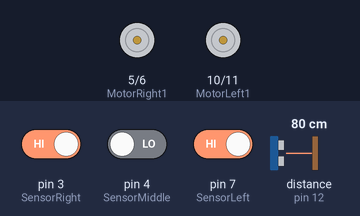
The sketch below on a simulated Arduino Uno, built with avr-gcc and run on an emulated ATmega328P. Parts: motor-driver pin pairs drawn as motors (green arrow = first pin HIGH = forward, orange = second pin HIGH = backward, longer = more drive). Wiring (inferred from the names in the program): ultrasonic range finder: trigger pin 13; echo pin 12. The test bench sets the inputs (shaded band); at power-on: pin 4 (SensorMiddle) LOW, pin 7 (SensorLeft) HIGH, pin 3 (SensorRight) HIGH, distance to the obstacle (sensor on pin 12) 80 cm. The echo pulse lasts 58.3 µs per cm.

Above: at 1.8 s.
1.9 s: pin 4 (SensorMiddle) driven HIGH
At 3.1 s:
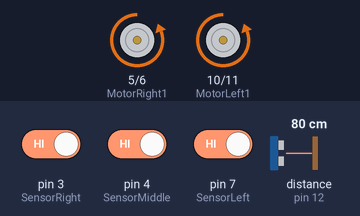
3.4 s: pin 7 (SensorLeft) driven LOW
At 4.3 s:
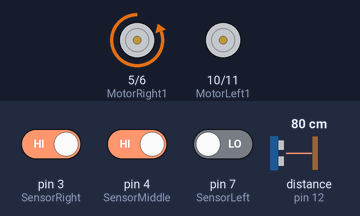
4.9 s: pin 7 (SensorLeft) driven HIGH
At 5.3 s:
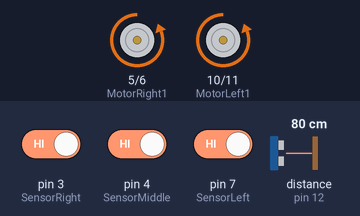
6.4 s: pin 3 (SensorRight) driven LOW
At 7.7 s:
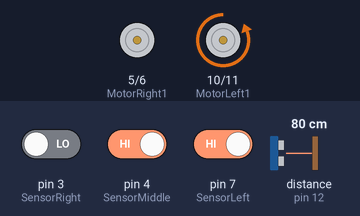
Timing chart, 0 to 8.9 s (numbered marks = the images above; inputs shaded):
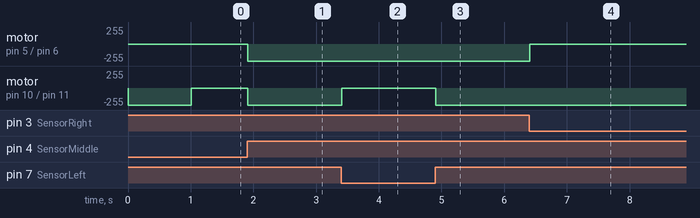

Measured:
- after the input at 1.9 s, motor on pin 5 (MotorRight1) / pin 6 (MotorRight2), motor on pin 10 (MotorLeft1) / pin 11 (MotorLeft2): stopped → backward 255/255 at once
- after the input at 3.4 s, motor on pin 10 (MotorLeft1) / pin 11 (MotorLeft2): backward 255/255 → stopped at once
- after the input at 4.9 s, motor on pin 10 (MotorLeft1) / pin 11 (MotorLeft2): stopped → backward 255/255 at once
- after the input at 6.4 s, motor on pin 5 (MotorRight1) / pin 6 (MotorRight2): backward 255/255 → stopped at once

The sketch:

linetracking_UltraSensor.ino
```cpp
int MotorRight1=5;
int MotorRight2=6;
int MotorLeft1=10;
int MotorLeft2=11;
#define echoPin 12 // Echo Pin
#define trigPin 13 // Trigger Pin
long duration, distance; // Duration used to calculate distance
const int SensorLeft = 7;  // pin for sensor on the left
const int SensorMiddle= 4 ;// pin for sensor in the middle
const int SensorRight = 3;// pin for sensor on the right
int SL; // left sensor status
int SM; // middle sensor status
int SR; // right sensor status

int server = 1;

void setup()
{
  Serial.begin(9600);
  pinMode(MotorRight1, OUTPUT); // pin  5 (PWM)
  pinMode(MotorRight2, OUTPUT); // pin  6 (PWM)
  pinMode(MotorLeft1, OUTPUT); // pin  10 (PWM)
  pinMode(MotorLeft2, OUTPUT); // pin  11 (PWM)
  pinMode(SensorLeft, INPUT); // define left sensor
  pinMode(SensorMiddle, INPUT);// define middle sensor
  pinMode(SensorRight, INPUT); // define right sensor
  pinMode(trigPin, OUTPUT);
  pinMode(echoPin, INPUT);

}


void loop()
{
  SL = digitalRead(SensorLeft);
  SM = digitalRead(SensorMiddle);
  SR = digitalRead(SensorRight);

  digitalWrite(trigPin, LOW);
  delayMicroseconds(2);
  digitalWrite(trigPin, HIGH);
  delayMicroseconds(10);
  digitalWrite(trigPin, LOW);

  duration = pulseIn(echoPin, HIGH);
  distance = duration/58.2;
  if(distance > 5)
  {
    if (SM == HIGH)// middle sensor in black area
    {
      if (SL == LOW & SR == HIGH) // black on left, white on right, turn left
      {
        digitalWrite(MotorRight1,LOW);
        digitalWrite(MotorRight2,HIGH);
        digitalWrite(MotorLeft1,LOW);
        digitalWrite(MotorLeft2,LOW);
      }
      else if (SR == LOW & SL == HIGH) // white on left, black on right, turn right
      {
        digitalWrite(MotorLeft1,LOW);
        digitalWrite(MotorLeft2,HIGH);
        digitalWrite(MotorRight1,LOW);
        digitalWrite(MotorRight2,LOW);
      }
      else // white on both sides, going forward
      {
        digitalWrite(MotorRight1,LOW);
        digitalWrite(MotorRight2,HIGH);
        digitalWrite(MotorLeft1,LOW);
        digitalWrite(MotorLeft2,HIGH);
      }
    }
    else // middle sensor on white area
    {
      if (SL== LOW & SR == HIGH)// black on left, white on right, turn left
      {
        digitalWrite(MotorRight1,LOW);
        digitalWrite(MotorRight2,HIGH);
        digitalWrite(MotorLeft1,LOW);
        digitalWrite(MotorLeft2,LOW);
      }
      else if (SR == LOW & SL == HIGH) // white on left, black on right, turn right
      {
        digitalWrite(MotorLeft1,LOW);
        digitalWrite(MotorLeft2,HIGH);
        digitalWrite(MotorRight1,LOW);
        digitalWrite(MotorRight2,LOW);
      }
      else // all white, stop
      {
        digitalWrite(MotorLeft1,LOW);
        digitalWrite(MotorLeft2,LOW);
        digitalWrite(MotorRight1,LOW);
        digitalWrite(MotorRight2,LOW);

  // Serverwerte werden ausgewertet und Rodoter bewegt sich in entsprechender Richtung

        if(server == 1){
          digitalWrite(MotorLeft1,LOW);
          digitalWrite(MotorLeft2,HIGH);
          digitalWrite(MotorRight1,LOW);
          digitalWrite(MotorRight2,LOW);
          delay(1000);
          server = 0;
        }
         if(server == 2){
          digitalWrite(MotorLeft1,LOW);
          digitalWrite(MotorLeft2,LOW);
          digitalWrite(MotorRight1,LOW);
          digitalWrite(MotorRight2,HIGH);
          delay(1000);
          server = 0;
        }
         if(server == 3){
          digitalWrite(MotorLeft1,LOW);
          digitalWrite(MotorLeft2,HIGH);
          digitalWrite(MotorRight1,LOW);
          digitalWrite(MotorRight2,HIGH);
          delay(1000);
          server = 0;
        }
      }
    }
  }else
  {
    digitalWrite(MotorLeft1,LOW);
    digitalWrite(MotorLeft2,LOW);
    digitalWrite(MotorRight1,LOW);
    digitalWrite(MotorRight2,LOW);
  }
}
```
